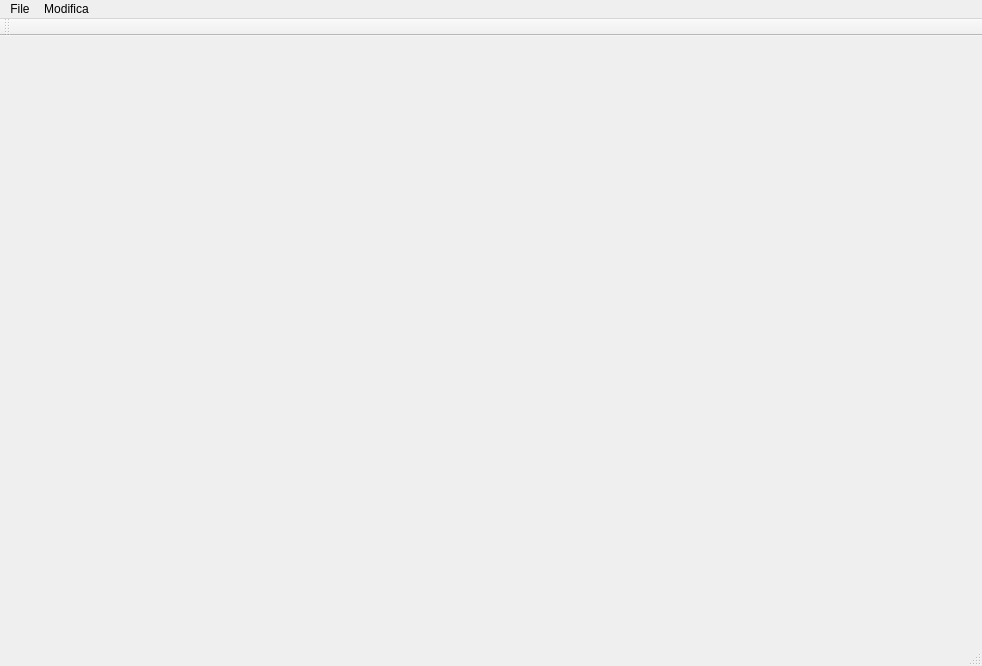
<?xml version="1.0" encoding="UTF-8"?>
<ui version="4.0">
 <class>Editor</class>
 <widget class="QMainWindow" name="Editor">
  <property name="geometry">
   <rect>
    <x>0</x>
    <y>0</y>
    <width>982</width>
    <height>666</height>
   </rect>
  </property>
  <property name="sizePolicy">
   <sizepolicy hsizetype="Preferred" vsizetype="Preferred">
    <horstretch>0</horstretch>
    <verstretch>0</verstretch>
   </sizepolicy>
  </property>
  <property name="windowTitle">
   <string>MainWindow</string>
  </property>
  <widget class="QWidget" name="centralwidget">
   <property name="enabled">
    <bool>true</bool>
   </property>
   <property name="sizePolicy">
    <sizepolicy hsizetype="Preferred" vsizetype="Preferred">
     <horstretch>0</horstretch>
     <verstretch>0</verstretch>
    </sizepolicy>
   </property>
   <layout class="QHBoxLayout" name="horizontalLayout">
    <item>
     <layout class="QGridLayout" name="gridLayout">
      <property name="sizeConstraint">
       <enum>QLayout::SetMinAndMaxSize</enum>
      </property>
     </layout>
    </item>
   </layout>
  </widget>
  <widget class="QMenuBar" name="menubar">
   <property name="geometry">
    <rect>
     <x>0</x>
     <y>0</y>
     <width>982</width>
     <height>21</height>
    </rect>
   </property>
   <widget class="QMenu" name="menuFile">
    <property name="title">
     <string>File</string>
    </property>
   </widget>
   <widget class="QMenu" name="menuModifica">
    <property name="title">
     <string>Modifica</string>
    </property>
   </widget>
   <addaction name="menuFile"/>
   <addaction name="menuModifica"/>
  </widget>
  <widget class="QStatusBar" name="statusbar"/>
  <widget class="QToolBar" name="toolBar">
   <property name="windowTitle">
    <string>toolBar</string>
   </property>
   <attribute name="toolBarArea">
    <enum>TopToolBarArea</enum>
   </attribute>
   <attribute name="toolBarBreak">
    <bool>false</bool>
   </attribute>
  </widget>
 </widget>
 <resources/>
 <connections/>
</ui>
